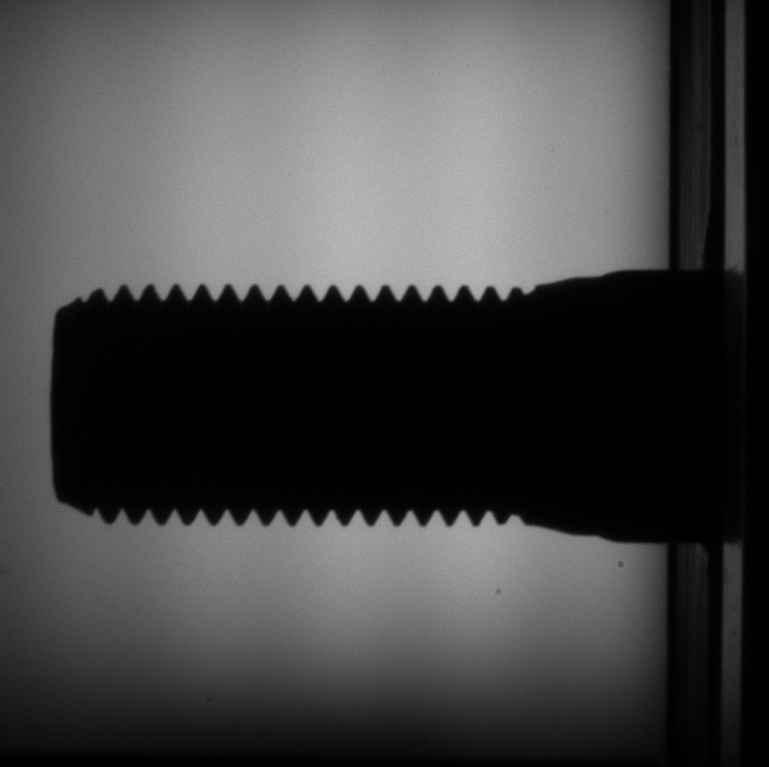
//> input picture ques2/1.jpg, 1537 x 1533 px (shown at 1/2 size)
$ ./ques2   (built with g++ and OpenCV 4)
//> lines starting //> are read from the running program, lines starting //| are printed output that depends on the picture; after the words box and inside, x2 and y2 are one past the last pixel; in counts of white or black regions, pixels touching at a corner belong together
#include "opencv2/imgcodecs.hpp"
#include "opencv2/highgui.hpp"
#include "opencv2/imgproc.hpp"
#include "opencv2/opencv.hpp"
#include <opencv2/core.hpp>
using namespace cv;
using namespace std;

void MyLine( Mat img, Point start, Point end );
Mat dst ;
int main(int argc, char** argv)
{
    const char* filename = argc >=2 ? argv[1] : "smarties.png";
    // Loads an image
    Mat src = imread( samples::findFile( "1.jpg" ), IMREAD_COLOR );
//> src is the input picture: 1533 rows x 1537 cols, CV_8UC3; min 0, max 217, mean 69.9
    // Check if image is loaded fine
    if(src.empty()){
        printf(" Error opening image\n");
        printf(" Program Arguments: [image_name -- default %s] \n", filename);
        return EXIT_FAILURE;
    }

	threshold(src,dst, 20, 200, THRESH_BINARY);
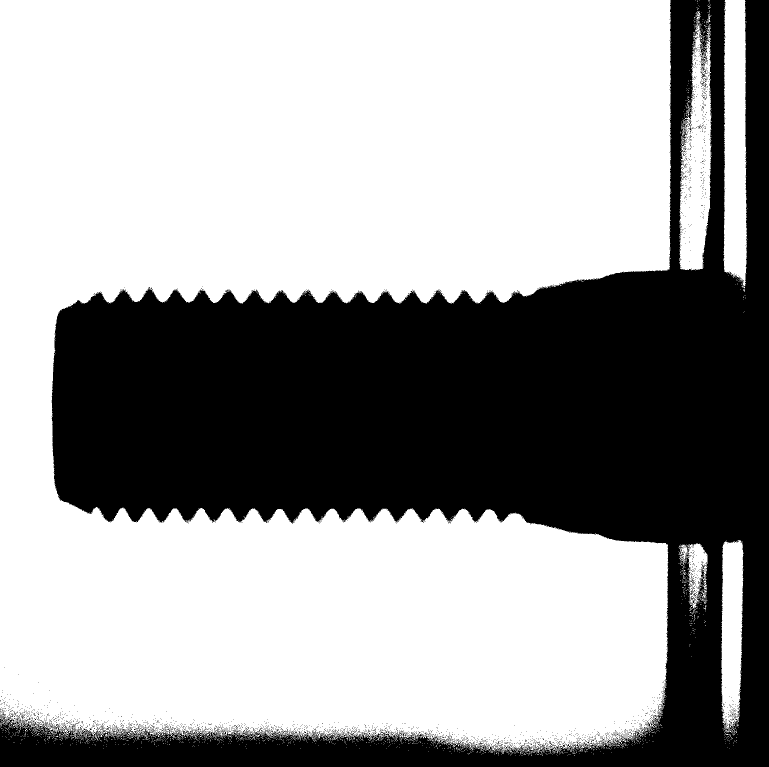
//> dst: 1533 rows x 1537 cols, CV_8UC3 (shown at 1/2 size); values 0 (black) and 200 (white), 62.7% white; 2514 black regions (2502 under 20 px), largest, box (x1, y1, x2, y2) and area: (0, 0, 1537, 1533) 873796, (1402, 122, 1413, 133) 41, (1403, 144, 1410, 158) 33
	int flag = 0;
	Point pt1,pt2;
	for(int i = 0; i < dst.cols - 100; i++){

		Vec3f intensity = dst.at<Vec3f>(i, 1475);
            	float blue = intensity.val[0];
		if(blue == 0 && flag == 0){
			cout<<"pixel value" <<i<<endl;
			flag = 1;
			pt1.x = 1500;
			pt1.y = i;
			pt2.x = 0;
			pt2.y = i;
			line( src, pt1, pt2, Scalar(0,0,255), 1, LINE_AA);
			}
		else if(blue != 0 && flag ==1){
			cout<<"pixel value"<<i<<endl;
			flag = 0;
			pt1.x = 1500;
			pt1.y = i;
			pt2.x = 0;
			pt2.y = i;
			line( src, pt1, pt2, Scalar(0,0,255), 1, LINE_AA);
			}
}
//> this loop made 1437 passes
//> (intensity, blue) on passes 1 to 3: ([-411206.2, -411206.2, -411206.2], -411206.2), ([-411206.2, -411206.2, -411206.2], -411206.2), ([-411206.2, -411206.2, -411206.2], -411206.2)
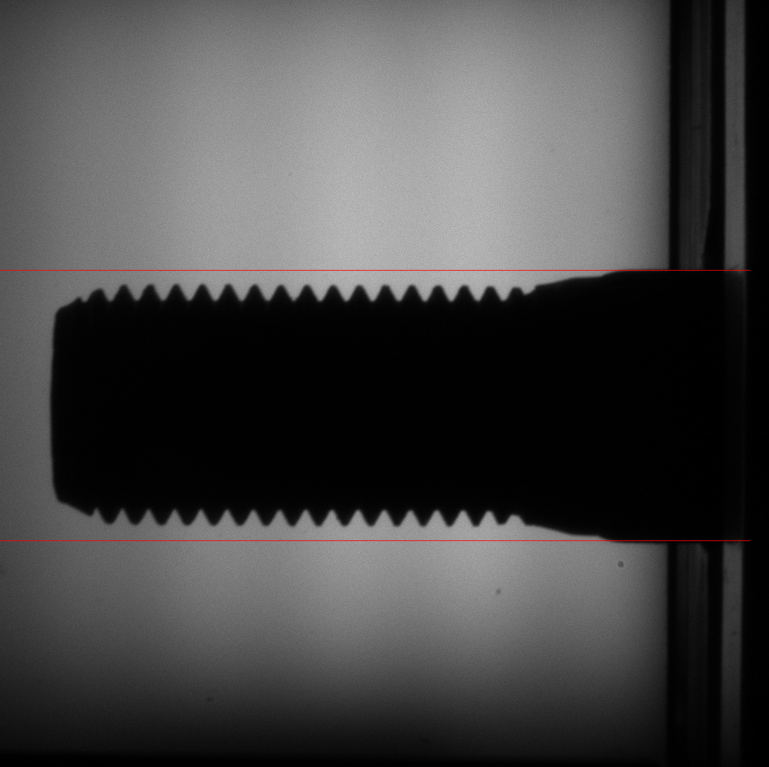
//> src: 1533 rows x 1537 cols, CV_8UC3 (shown at 1/2 size); 0.38% of pixels changed, all inside (x1, y1, x2, y2) = (0, 539, 1502, 1083)
//> after the loop, flag = 0; pt1 = Point(1500, 1081); pt2 = Point(0, 1081)
    cv::imshow("input image ",src);
	imwrite("result.png", src);
    cv::waitKey(0);

    return(0);
}
